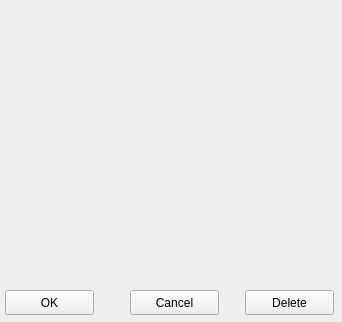
<?xml version="1.0" encoding="UTF-8"?>
<ui version="4.0">
 <class>Formeditshooter</class>
 <widget class="QWidget" name="Formeditshooter">
  <property name="geometry">
   <rect>
    <x>0</x>
    <y>0</y>
    <width>342</width>
    <height>322</height>
   </rect>
  </property>
  <property name="windowTitle">
   <string>Enter/Edit shooter</string>
  </property>
  <widget class="QPushButton" name="okButton">
   <property name="geometry">
    <rect>
     <x>5</x>
     <y>290</y>
     <width>89</width>
     <height>25</height>
    </rect>
   </property>
   <property name="text">
    <string>OK</string>
   </property>
  </widget>
  <widget class="QPushButton" name="cancelButton">
   <property name="geometry">
    <rect>
     <x>130</x>
     <y>290</y>
     <width>89</width>
     <height>25</height>
    </rect>
   </property>
   <property name="text">
    <string>Cancel</string>
   </property>
  </widget>
  <widget class="QPushButton" name="deleteButton">
   <property name="geometry">
    <rect>
     <x>245</x>
     <y>290</y>
     <width>89</width>
     <height>25</height>
    </rect>
   </property>
   <property name="text">
    <string>Delete</string>
   </property>
  </widget>
 </widget>
 <resources/>
 <connections/>
</ui>
